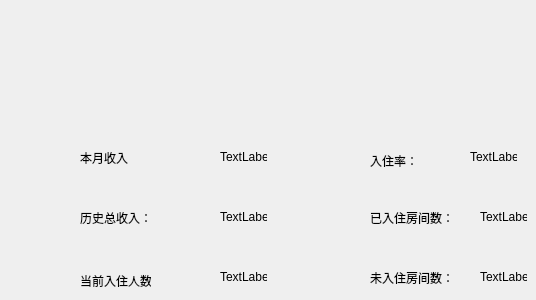
      <widget class="QWidget" name="page_31">
       <widget class="QLabel" name="label_111">
        <property name="geometry">
         <rect>
          <x>370</x>
          <y>150</y>
          <width>61</width>
          <height>21</height>
         </rect>
        </property>
        <property name="text">
         <string>入住率：</string>
        </property>
       </widget>
       <widget class="QLabel" name="label_113">
        <property name="geometry">
         <rect>
          <x>80</x>
          <y>150</y>
          <width>51</width>
          <height>16</height>
         </rect>
        </property>
        <property name="text">
         <string>本月收入：</string>
        </property>
       </widget>
       <widget class="QLabel" name="label_114">
        <property name="geometry">
         <rect>
          <x>80</x>
          <y>210</y>
          <width>71</width>
          <height>16</height>
         </rect>
        </property>
        <property name="text">
         <string>历史总收入：</string>
        </property>
       </widget>
       <widget class="QLabel" name="label_115">
        <property name="geometry">
         <rect>
          <x>80</x>
          <y>270</y>
          <width>71</width>
          <height>21</height>
         </rect>
        </property>
        <property name="text">
         <string>当前入住人数：</string>
        </property>
       </widget>
       <widget class="QLabel" name="label_116">
        <property name="geometry">
         <rect>
          <x>470</x>
          <y>150</y>
          <width>47</width>
          <height>13</height>
         </rect>
        </property>
        <property name="text">
         <string>TextLabel</string>
        </property>
       </widget>
       <widget class="QLabel" name="label_117">
        <property name="geometry">
         <rect>
          <x>220</x>
          <y>150</y>
          <width>47</width>
          <height>13</height>
         </rect>
        </property>
        <property name="text">
         <string>TextLabel</string>
        </property>
       </widget>
       <widget class="QLabel" name="label_118">
        <property name="geometry">
         <rect>
          <x>220</x>
          <y>210</y>
          <width>47</width>
          <height>13</height>
         </rect>
        </property>
        <property name="text">
         <string>TextLabel</string>
        </property>
       </widget>
       <widget class="QLabel" name="label_119">
        <property name="geometry">
         <rect>
          <x>220</x>
          <y>270</y>
          <width>47</width>
          <height>13</height>
         </rect>
        </property>
        <property name="text">
         <string>TextLabel</string>
        </property>
       </widget>
       <widget class="QLabel" name="label_120">
        <property name="geometry">
         <rect>
          <x>370</x>
          <y>210</y>
          <width>81</width>
          <height>16</height>
         </rect>
        </property>
        <property name="text">
         <string>已入住房间数：</string>
        </property>
       </widget>
       <widget class="QLabel" name="label_121">
        <property name="geometry">
         <rect>
          <x>480</x>
          <y>210</y>
          <width>47</width>
          <height>13</height>
         </rect>
        </property>
        <property name="text">
         <string>TextLabel</string>
        </property>
       </widget>
       <widget class="QLabel" name="label_122">
        <property name="geometry">
         <rect>
          <x>370</x>
          <y>270</y>
          <width>81</width>
          <height>16</height>
         </rect>
        </property>
        <property name="text">
         <string>未入住房间数：</string>
        </property>
       </widget>
       <widget class="QLabel" name="label_123">
        <property name="geometry">
         <rect>
          <x>480</x>
          <y>270</y>
          <width>47</width>
          <height>13</height>
         </rect>
        </property>
        <property name="text">
         <string>TextLabel</string>
        </property>
       </widget>
      </widget>
